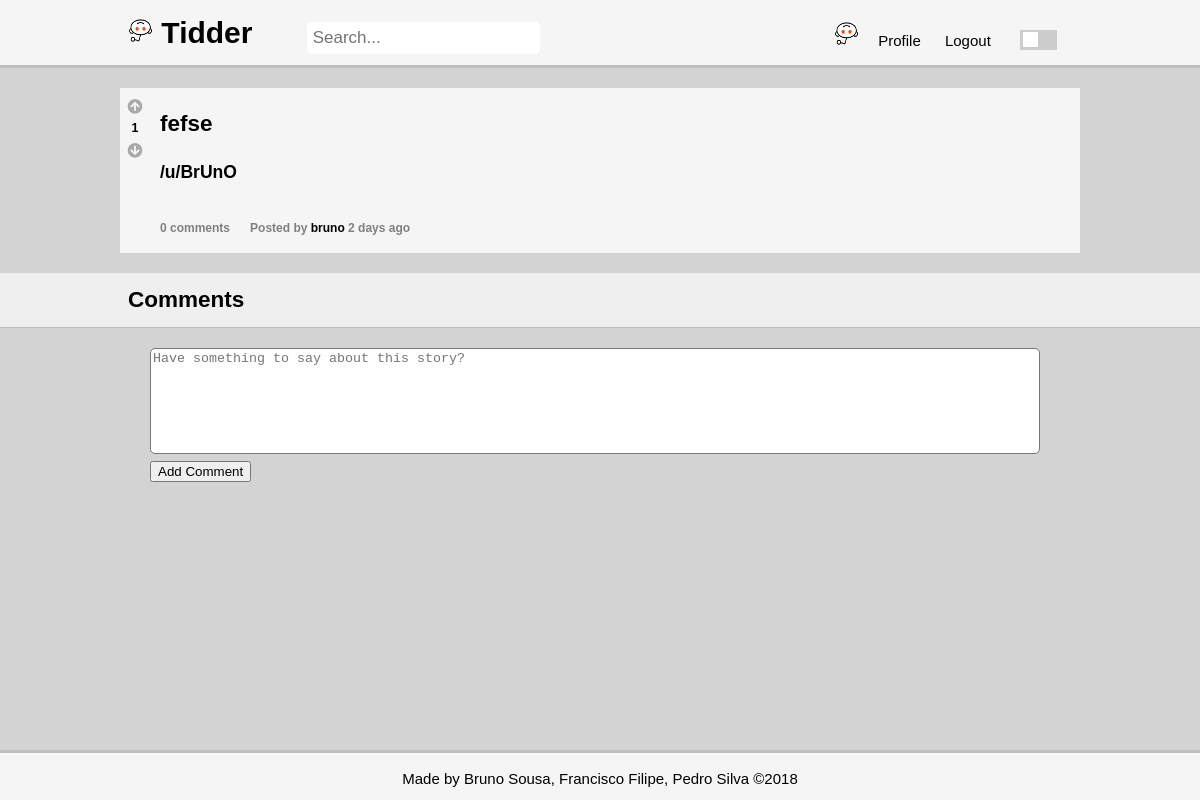
/pages/story.php?story_id=2 (signed in), run on the app's committed database.
### tables this page shows
CREATE TABLE opinion (
    opinion_id INTEGER NOT NULL PRIMARY KEY AUTOINCREMENT,
	parent_id INTEGER REFERENCES opinion(opinion_id),
    opinion_title VARCHAR,
    opinion_text VARCHAR NOT NULL,
	channel_id INTEGER REFERENCES channel,
	posted DATETIME NOT NULL,
    user_id INTEGER NOT NULL REFERENCES user
);

### database/db_story.php (called while the page is built, shortened)
<?php
	function getStory($story_id) {
		$db = Database::instance()->db();
		$stmt = $db->prepare('SELECT * FROM opinion WHERE opinion_id = ? AND parent_id IS NULL');
		$stmt->execute(array($story_id));
		return $stmt->fetch();
	}
?>

### database/db_vote.php (called while the page is built, shortened)
<?php
	function getScore($opinion_id){
		$db = Database::instance()->db();
		$stmt = $db->prepare('SELECT count(*) AS score FROM vote WHERE opinion_id = ? AND value = 1');
		$stmt->execute(array($opinion_id));
		$upvotes = $stmt->fetch()['score'];
		$stmt = $db->prepare('SELECT count(*) AS score FROM vote WHERE opinion_id = ? AND value = -1');
		$stmt->execute(array($opinion_id));
		$downvotes = $stmt->fetch()['score'];
		return $upvotes - $downvotes;
	}
	function getVote($opinion_id, $user_id){
		$db = Database::instance()->db();
		$stmt = $db->prepare('SELECT value FROM vote WHERE opinion_id = ? AND user_id = ?');
		$stmt->execute(array($opinion_id, $user_id));
		$value = $stmt->fetch();
		return 0;
	}
?>

### database/db_comment.php (called while the page is built, shortened)
<?php
	function getAllComments($parent_id) {
		$db = Database::instance()->db();
		$stmt = $db->prepare('SELECT * FROM opinion WHERE parent_id IS ?');
		$stmt->execute(array($parent_id));
		return $stmt->fetchAll();
	}
?>

### database/db_user.php (called while the page is built, shortened)
<?php
	function getUserName($user_id){
		$db = Database::instance()->db();
		$stmt = $db->prepare('SELECT username FROM user WHERE user_id = ?');
		$stmt->execute(array($user_id));
		return $stmt->fetch()['username'];
	}
?>

### includes/date.php (called while the page is built, shortened)
<?php
	function deltaTime($now, $date){
		$time = strtotime($date);
		$delta = $now - $time;
		if(!floor($delta/2592000)){
			$time_word = (floor($delta/86400) == 1 ? ' day ' : ' days ');
			return floor($delta/86400).$time_word.'ago';
		}
		$time_word = (floor($delta/31104000) == 1 ? ' year ' : ' years ');
		return floor($delta/31104000).$time_word.'ago';
	}
?>

### pages/story.php (the view, shortened to what this page needs)
<?php
	include_once('../includes/date.php');
	include_once('../database/db_user.php');
	include_once('../database/db_story.php');
	include_once('../database/db_comment.php');
	include_once('../database/db_vote.php');
	include_once('../templates/tpl_common.php');
	include_once('../templates/tpl_comments.php');
	$story_id = $_GET['story_id'];
	try {
		$story = getStory($story_id);
    } catch (PDOException $e) {
        die(header('Location: stories.php'));
	}
	$story['opinion_text'] = htmlentities($story['opinion_text']);
	$regex = '/\[([^\]]+)\]\((http[s]?:[\/]{2})?(www\.)?([-a-zA-Z0-9]{2,256}\.[a-z]{2,6}\b[-a-zA-Z0-9@:%_\+.~#?{&amp;}=\/]*)\)/';
	$story['opinion_text'] = preg_replace($regex,"<a href=\"https://www.$4\">$1</a>",$story['opinion_text']);
	$regex_user = '/\/u\/([-a-zA-Z0-9]+)/';
	$story['opinion_text'] = preg_replace($regex_user, "<a href=\"profile.php?username=$1\">$0</a>",$story['opinion_text']);
	$regex_channel = '/\/c\/([-a-zA-Z0-9]+)/';
	$story['opinion_text'] = preg_replace($regex_channel, "<a href=\"stories.php?channel=$1\">$0</a>",$story['opinion_text']);
	$now = time();
	$username = getUserName($story['user_id']);
	$score = getScore($story_id);
	if(isset($_SESSION['user_id']))
		$vote = getVote($story_id, $_SESSION['user_id']);
	draw_header(true);
?>
	<section id="story" data-id="<?=$story_id?>">
		<div class = "container">
			<div class = "votes-container">
				<div class="upvote" role="button" data-value="<?=$vote?>"><i class="fas fa-arrow-circle-up"></i></div>
				<h5><?=htmlentities($score)?></h5>
				<div class="downvote" role="button" data-value="<?=$vote?>"><i class="fas fa-arrow-circle-down"></i></div>
			</div>
			<div class = "story-content">
			<h2><?=htmlentities($story['opinion_title'])?></h2>
			<h3><?php
				$lines = explode(PHP_EOL, $story['opinion_text']);
				foreach($lines as $line) { ?>
					<p><?=$line?></p>
			<?php } ?></h3>
			<?php
			$number_comments = getNumberComments($story_id);
			if($number_comments == 1){ ?>
				<h4><?=$number_comments?> comment</h4>
			<?php } else { ?>
				<h4><?=$number_comments?> comments</h4>
			<?php } ?>
			<h4>Posted by <a href="<?='profile.php?username='.urlencode($username)?>"><?=htmlentities($username)?></a> <?=deltaTime($now, $story['posted'])?></h4>
			</div>
		</div>
	</section>

### css/style.css (style rules this page uses)
html, body { height: 100%; margin: 0; }
body { background-color: var(--main-bg); font: 15px/1.5 Arial, Helvetica, sans-serif; padding: 0; position: relative; }
h2, h3, h5,p { color: var(--main-font-color); }
h4 { font-size: 12px; color: var(--secondary-font-color); }
.container { width: 80%; margin: 0px auto; overflow: hidden; min-height: 100%; position: relative; }
a { color: var(--main-font-color); text-decoration: none; }
.fa-arrow-circle-down, .fa-arrow-circle-up { color: var(--icon-color); }
.upvote , .downvote { margin:0; padding:0; margin-top: 3px; }
section#story .container { margin-top: 20px; background-color: var(--writing-bg); margin-bottom: 20px; }
section#story .container h4 { float: left; padding-right: 20px; }
.story-content { padding-left: 40px; padding-right: 40px; }
.votes-container { position: absolute; float: left; width: 30px; display: flex; align-items: center; justify-content: center; flex-direction: column; margin-top: 5px; }
.votes-container h5 { padding: 0; margin: 0; text-align: center; }

### css/color.css (style rules this page uses)
:root { --grey-shade-0: #f9f9f9; --grey-shade-1: #f5f5f5; --grey-shade-1-5: #efefef; --grey-shade-2: #d3d3d3; --grey-shade-3: #bebebe; --grey-shade-4: #a9a9a9; --grey-shade-5: #808080; --grey-shade-6: #505050; --grey-shade-7: #303030; --grey-shade-7-5: #a79e9e; --grey-shade-8: #3b3737; --grey-shade-9: #928d88; --grey-shade-10: #bebebe; }
body.light { --main-bg: var(--grey-shade-2); --hover-bg: var(--grey-shade-2); --writing-bg: var(--grey-shade-1); --secondary-writing-bg: var(--grey-shade-1-5); --border-color: var(--grey-shade-3); --main-font-color: black; --secondary-font-color: var(--grey-shade-5); --icon-color: var(--grey-shade-4); --button-color: var(--grey-shade-3); --button-color-hover: var(--grey-shade-5); }

### data on the page
opinion: opinion_title "fefse", opinion_text "/u/BrUnO", posted "2 days ago"

### other printed values
$score "1"
$number_comments "0"
$username "bruno"
